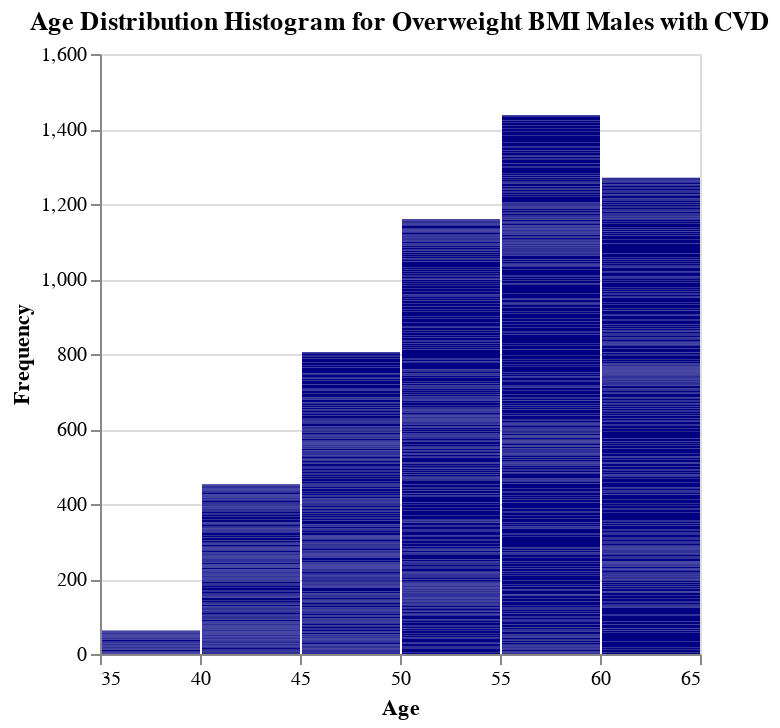

Notebook source saved alongside this figure:
### Code cell
import altair as alt

# Calculate age frequencies by sex
age_counts = df.groupby('age_in_years')['age_in_years'].count().reset_index(name='agefrequency')
# Create a histogram using Altair
chart = alt.Chart(age_counts).mark_bar(color='navy').encode(
    x=alt.X('age_in_years', bin=True, title='Age'),
    y=alt.Y('agefrequency', title='Frequency'),
    tooltip=['age_in_years', 'agefrequency']
).properties(
    title='Age Distribution Histogram for Overweight BMI Males with CVD'
).interactive()

# Save the chart
chart.save('distribution_of_age_for_owmales_cvd.json')

# Display the chart
chart.show()

### Figure 1 — Vega-Lite specification as saved in the notebook (floating-point values rounded to 4 significant figures; data arrays with more than 128 entries replaced by an {"elided": "..."} marker saying what was removed)
{"config": {"view": {"continuousWidth": 300, "continuousHeight": 300}}, "data": {"name": "data-12c56321f2ffabfb6b8562f7c4b9f80d"}, "mark": {"type": "bar", "color": "navy"}, "encoding": {"tooltip": [{"field": "age_in_years", "type": "quantitative"}, {"field": "agefrequency", "type": "quantitative"}], "x": {"bin": true, "field": "age_in_years", "title": "Age", "type": "quantitative"}, "y": {"field": "agefrequency", "title": "Frequency", "type": "quantitative"}}, "params": [{"name": "param_3", "select": {"type": "interval", "encodings": ["x", "y"]}, "bind": "scales"}], "title": "Age Distribution Histogram for Overweight BMI Males with CVD", "$schema": "https://vega.github.io/schema/vega-lite/v5.20.1.json", "datasets": {"data-12c56321f2ffabfb6b8562f7c4b9f80d": {"elided": "1725 records"}}}
